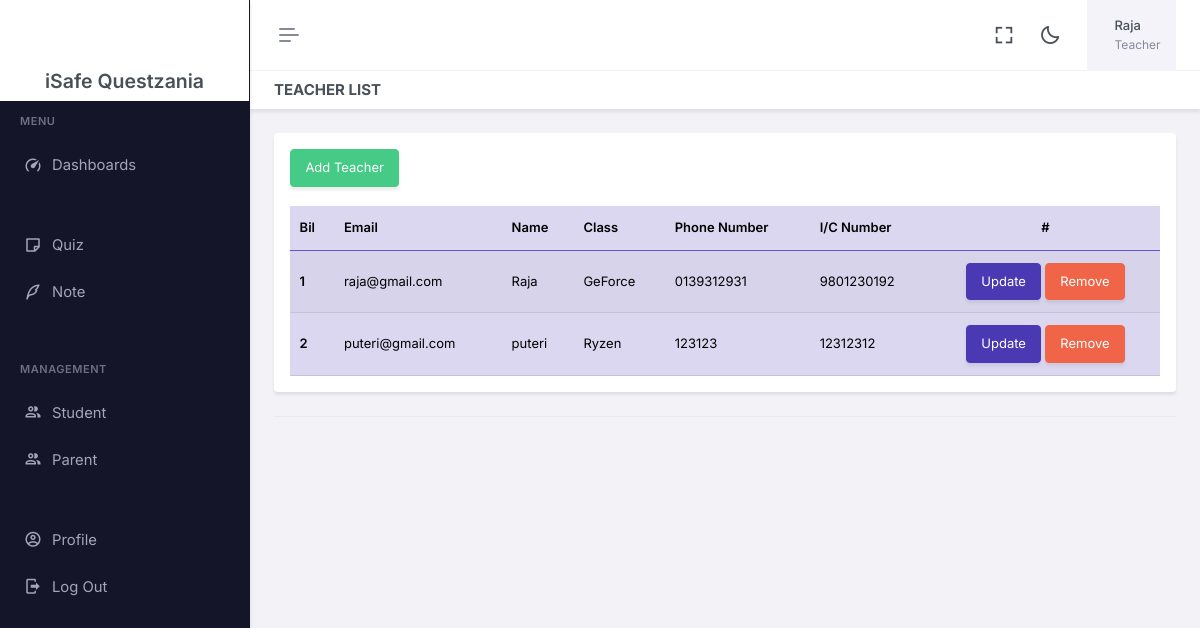
Page /Teacher/senaraiTeacher.php (signed in) on the committed database.
### tables this page shows
CREATE TABLE `profile` (
  `id` int(25) NOT NULL,
  `user_id` int(25) NOT NULL,
  `nama` varchar(250) NOT NULL,
  `noFon` varchar(250) DEFAULT NULL,
  `noKp` varchar(250) DEFAULT NULL,
  `kelas_id` text DEFAULT NULL,
  `student_id` text DEFAULT NULL
);

CREATE TABLE `user` (
  `id` int(250) NOT NULL,
  `email` varchar(250) NOT NULL,
  `password` varchar(250) NOT NULL,
  `role` varchar(250) NOT NULL
);

CREATE TABLE `kelas` (
  `id` int(250) NOT NULL,
  `nama_kelas` text NOT NULL,
  `teacher_id` text NOT NULL
);

### Teacher/Component/sess.php (called while the page is built, shortened)
<?php
include('../dbConnect.php');
$uid = $_SESSION['uid'];
$sql = "SELECT * FROM profile WHERE user_id='$uid'";
$result = mysqli_query($conn, $sql);
$row = mysqli_fetch_array($result, MYSQLI_ASSOC);
$nama = $row['nama'];
$role=$_SESSION['role'];
?>

### Teacher/senaraiTeacher.php (the view, shortened to what this page needs)
<!doctype html>
<html lang="en" data-layout="vertical" data-topbar="light" data-sidebar="dark" data-sidebar-size="lg" data-sidebar-image="none" data-preloader="disable">
<?php include 'Component/head.php' ?>
<body>
    <div id="layout-wrapper">
        <header id="page-topbar">
            <div class="layout-width">
                <?php include './Component/header.php' ?>
            </div>
        </header>
        <?php include './Component/asside.php' ?>
        <div class="main-content">
            <div class="page-content">
                <div class="container-fluid">
                    <div class="row">
                        <div class="col-12">
                            <div class="page-title-box d-sm-flex align-items-center justify-content-between">
                                <h4 class="mb-sm-0">Teacher List</h4>
                            </div>
                        </div>
                    </div>
                    <div class="card-header">
                        <div class="card">
                            <div class="card-body">
                                <button type="button" class="btn btn-success btn-animation waves-effect waves-light" data-text="Add Teacher" data-bs-toggle="modal" data-bs-target="#myModal"><span>Add Teacher</span></button>
                                <br>
                                <br>
                                <table class="table table-primary table-striped align-middle table-nowrap mb-0">
                                    <thead>
                                        <tr>
                                            <th scope="col">Bil</th>
                                            <th scope="col">Email</th>
                                            <th scope="col">Name</th>
                                            <th scope="col">Class</th>
                                            <th scope="col">Phone Number</th>
                                            <th scope="col">I/C Number</th>
                                            <th scope="col" class="text-center">#</th>
                                        </tr>
                                    </thead>
                                    <tbody>
                                        <?php
                                        include('../dbConnect.php');
                                        $query = "SELECT user.id userId, user.password, user.email, profile.noKp,
                                        profile.nama, profile.noFon,profile.kelas_id, kelas.nama_kelas
                                        FROM user
                                        JOIN profile ON user.id=profile.user_id
                                        LEFT JOIN kelas on kelas.id=profile.kelas_id
                                        WHERE user.role='Teacher'";
                                        $result = $conn->query($query);
                                        $modal = 1;
                                        if ($result->num_rows > 0) {
                                            while ($row = $result->fetch_assoc()) {
                                                $nama = $row['nama'];
                                                $noKp = $row['noKp'];
                                                $noFon = $row['noFon'];
                                                $email = $row['email'];
                                                $userId = $row['userId'];
                                                $namaKelas = $row['nama_kelas'];
                                                echo "
                                                    <tr>
                                                    <th scope='row'>$modal</th>
                                                    <td>$email</td>
                                                    <td>$nama</td>
                                                    <td>$namaKelas</td>
                                                    <td>$noFon</td>
                                                    <td>$noKp</td>
                                                    <td >
                                                        <center>
                                                            <button type='button' class='btn btn-primary btn-animation waves-effect waves-light data-text='Update' data-bs-toggle='modal' data-bs-target='#view2$modal'>
                                                                Update
                                                            </button>
                                                            <a href='./Api/removeTeacher.php?userId=$userId' class='btn btn-danger btn-animation waves-effect waves-light data-text='Buang'>
                                                                Remove
                                                            </a>
                                                        </center>
                                                    </td>
                                                </tr>
                                                    ";
                                                $modal++;
                                            }
                                        } else {
                                            echo "
                                                <tr>
                                                <td colspan='9' align='center'>No Teacher Add</td>
                                                </tr>";
                                        }
                                        ?>
                                    </tbody>
                                </table>
                            </div>
                        </div>
                    </div>
                </div>
            </div>
        </div>
    </div>
</body>
</html>

### Teacher/Component/header.php (shortened to what this page needs)
<?php
    include './Component/sess.php'
?>
<div class="navbar-header">
    <div class="d-flex">
        <button type="button" class="btn btn-sm px-3 fs-16 header-item vertical-menu-btn topnav-hamburger shadow-none" id="topnav-hamburger-icon">
            <span class="hamburger-icon">
                <span></span>
                <span></span>
                <span></span>
            </span>
        </button>
    </div>
    <div class="d-flex align-items-center">
        <div class="ms-1 header-item d-none d-sm-flex">
            <button type="button" class="btn btn-icon btn-topbar btn-ghost-secondary rounded-circle shadow-none" data-toggle="fullscreen">
                <i class='bx bx-fullscreen fs-22'></i>
            </button>
        </div>
        <div class="ms-1 header-item d-none d-sm-flex">
            <button type="button" class="btn btn-icon btn-topbar btn-ghost-secondary rounded-circle light-dark-mode shadow-none">
                <i class='bx bx-moon fs-22'></i>
            </button>
        </div>
        <div class="dropdown ms-sm-3 header-item topbar-user">
            <button type="button" class="btn shadow-none" id="page-header-user-dropdown" data-bs-toggle="dropdown" aria-haspopup="true" aria-expanded="false">
                <span class="d-flex align-items-center">
                    <span class="text-start ms-xl-2">
                        <span class="d-none d-xl-inline-block ms-1 fw-medium user-name-text"><?php echo $nama;?></span>
                        <span class="d-none d-xl-block ms-1 fs-12 text-muted user-name-sub-text"><?php echo $role;?></span>
                    </span>
                </span>
            </button>
        </div>
    </div>
</div>

### rows in the picture
profile: nama "Raja", user.email "raja@gmail.com", kelas.nama_kelas "GeForce", noFon "0139312931", noKp "9801230192"
profile: user.email "puteri@gmail.com", nama "puteri", kelas.nama_kelas "Ryzen", noFon "123123", noKp "12312312"

### other values in the picture
$role "Teacher"
